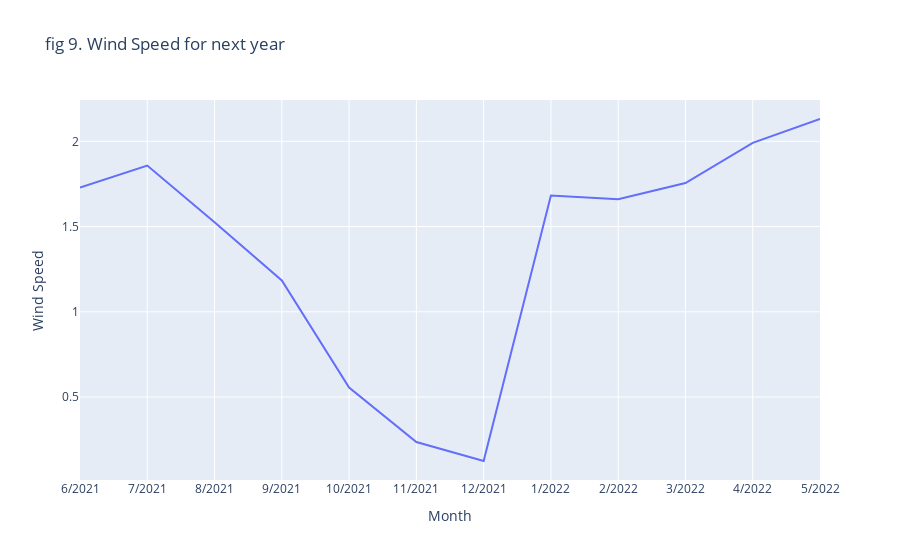

Notebook code cell kept with this figure:
### Code cell
fig = px.line(result_dataframe, x='Month', y='Wind Speed', title = 'fig 7. Wind Speed for next year')
fig.show()

### Figure 1 — Plotly figure (JSON) as saved in the notebook; plotly's stock layout.template omitted (floating-point values rounded to 4 significant figures)
{"data": [{"hovertemplate": "Month=%{x}<br>Wind Speed=%{y}<extra></extra>", "legendgroup": "", "line": {"color": "#636efa", "dash": "solid"}, "mode": "lines", "name": "", "orientation": "v", "showlegend": false, "type": "scatter", "x": ["6/2021", "7/2021", "8/2021", "9/2021", "10/2021", "11/2021", "12/2021", "1/2022", "2/2022", "3/2022", "4/2022", "5/2022"], "xaxis": "x", "y": [1.729, 1.858, 1.525, 1.183, 0.5554, 0.2358, 0.1247, 1.683, 1.66, 1.755, 1.991, 2.131], "yaxis": "y"}], "layout": {"legend": {"tracegroupgap": 0}, "title": {"text": "fig 9. Wind Speed for next year"}, "xaxis": {"anchor": "y", "domain": [0, 1], "title": {"text": "Month"}}, "yaxis": {"anchor": "x", "domain": [0, 1], "title": {"text": "Wind Speed"}}}}
